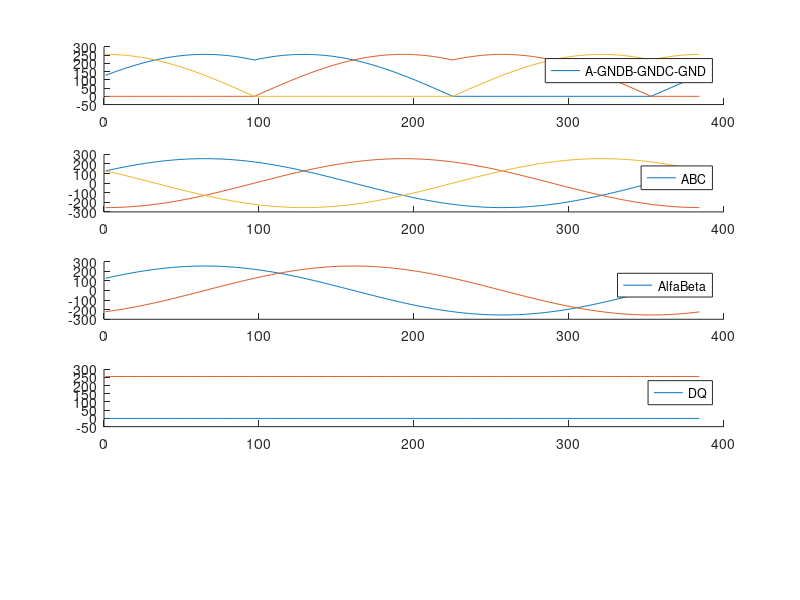

MATLAB code to generate this figure: (Note: this script raises an error after producing the figure.)
%close all;
figure(3);
clear all;

size = 6*64/1 %% IT SHOULD BE MILTIPLICATION OF 6
power = 255;

step = 360 / size;

ang = 0:step:360-step;

sin_a = power * sin(deg2rad(ang));
sin_b = power * sin(deg2rad(ang-120));
sin_c = power * sin(deg2rad(ang-240));


for i = 1:1:size
    svm_max(i) = max([sin_a(i) sin_b(i) sin_c(i)]); 
end
svm_max = circshift(svm_max,+size/6);
for i = 1:1:size
    svmA_GND(i) = (sin_a(i) + svm_max(i))/sqrt(3);
    svmB_GND(i) = (sin_b(i) + svm_max(i))/sqrt(3);
    svmC_GND(i) = (sin_c(i) + svm_max(i))/sqrt(3);
end

subplot(5,1,1);
hold on;
plot(svmA_GND);
plot(svmB_GND);
plot(svmC_GND);
legend(["A-GND","B-GND","C-GND"]);


% PHASE VOLTAGES
svmAB = (svmA_GND-svmB_GND);
svmBC = (svmB_GND-svmC_GND);
svmCA = (svmC_GND-svmA_GND);

subplot(5,1,2);
hold on;
plot(svmAB);
plot(svmBC);
plot(svmCA);
legend(["A","B","C"]);

% ALFA BETA
svm_alfa = svmAB;
svm_beta = (svmBC - svmCA)/sqrt(3);

subplot(5,1,3);
hold on;
plot(svm_alfa);
plot(svm_beta);
legend(["Alfa","Beta"]);

% D-Q
% ZROBIC TO DLA WIEKSZEJ ROZDZIELCZOSCI
for i = 1:1:size
    tet = deg2rad(ang(i)+180+30);
    svm_D(i) = cos(tet)*svm_alfa(i) + sin(tet)*svm_beta(i);
    svm_Q(i) = -sin(tet)*svm_alfa(i) + cos(tet)*svm_beta(i);
end
subplot(5,1,4);
hold on;
plot(svm_D);
plot(svm_Q);
legend(["D","Q"]);

svmA_GND = round(svmA_GND,0);
out = svmA_GND;
out(1:5*size/6) = svmA_GND(size/6+1:size);
out(5*size/6+1:size) = svmA_GND(1:size/6);

subplot(5,1,5);
plot(ang,out);